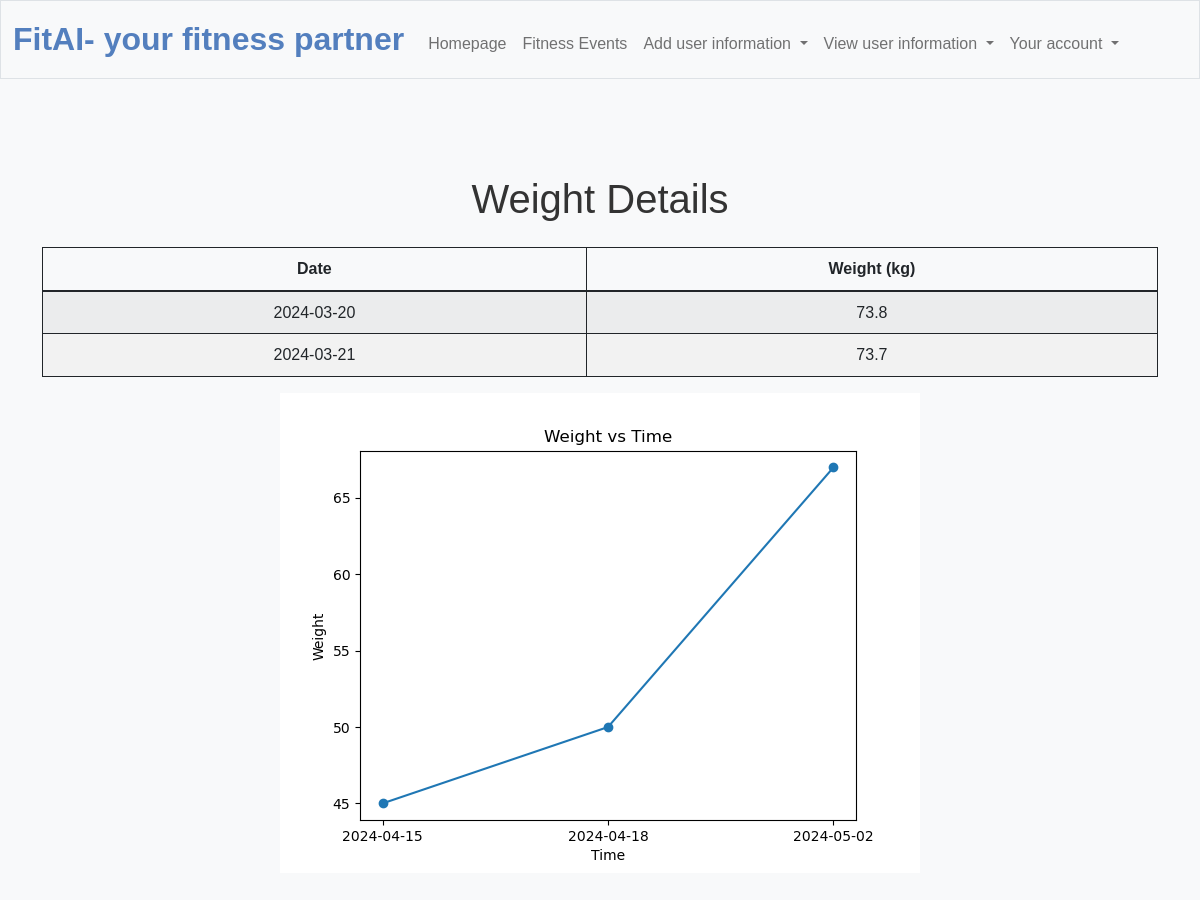
Before: /view_weights (signed in) with the older database file.
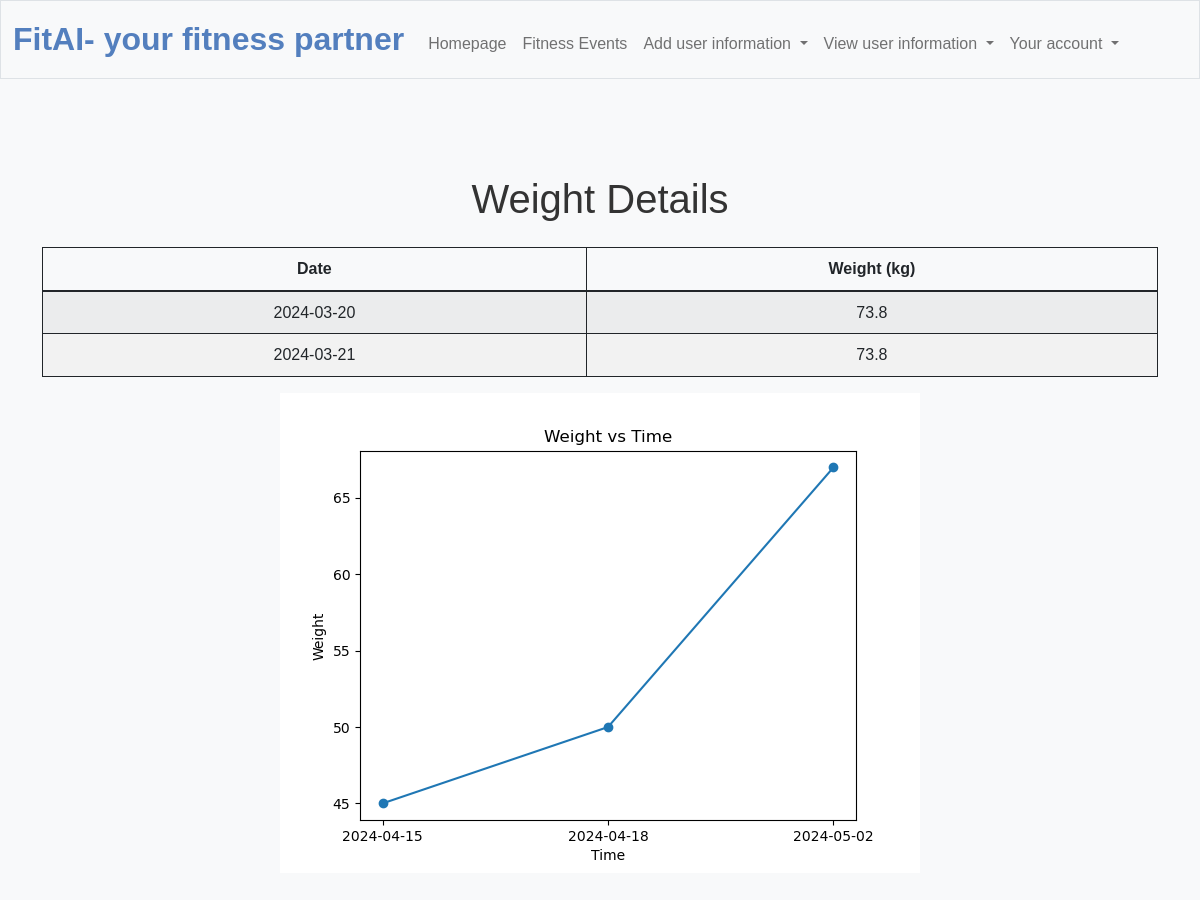
After: the same page with the newer database file.
### tables this page shows
CREATE TABLE weight_details (
    id INTEGER PRIMARY KEY AUTOINCREMENT,
    user_id INTEGER,
    weight DECIMAL(12,2),
    date_log TEXT,
    FOREIGN KEY (user_id) REFERENCES user(id)
);

### app.py (the view)
@app.route("/view_weights")
@login_required
def view_weights():
    weight_details = db.execute("SELECT * FROM weight_details WHERE user_id = ? ORDER BY date_log ASC", session["user_id"])
    x1 = list(db.execute("SELECT date_log FROM weight_details WHERE user_id = ? ORDER BY date_log ASC", session["user_id"]))
    y1 = list(db.execute("SELECT weight FROM weight_details WHERE user_id = ? ORDER BY date_log ASC", session["user_id"]))
    x1 = [date['date_log'] for date in x1]
    y1 = [cal['weight'] for cal in y1]
    print (x1)
    print (y1)
    plt.figure()
    plt.plot(x1, y1, marker='o', linestyle='-')  # 'o' marker for data points, '-' linestyle for lines
    plt.xlabel('Time')
    plt.ylabel('Weight')
    plt.title('Weight vs Time')
    current_directory = os.getcwd()
    plot_file_path = os.path.join(current_directory,"static",'plot_weight.png')
    file_path = plot_file_path  # Specify the path to your file
    if os.path.exists(file_path):
        os.remove(file_path)
        print(f"The file '{file_path}' has been deleted.")
    else:
        print(f"The file '{file_path}' does not exist.")
    plt.savefig(plot_file_path)
    return render_template("view_weights.html", weight_details=weight_details,plot_file_path=plot_file_path)

### app.py (called while the page is built)
@app.after_request
def after_request(response):
    response.headers["Cache-Control"] = "no-cache, no-store, must-revalidate"
    response.headers["Expires"] = 0
    response.headers["Pragma"] = "no-cache"
    return response

### helpers.py (called while the page is built)
def login_required(f):
    @wraps(f)
    def decorated_function(*args, **kwargs):
        if session.get("user_id") is None:
            return redirect("/login")
        return f(*args, **kwargs)
    return decorated_function

### templates/view_weights.html (shortened to what this page needs)
{% extends "layout.html" %}
{% block main %}
<div class="container mt-5">
    <h1 class="text-center mb-4">Weight Details</h1>
    <table class="table table-striped">
        <thead>
            <tr>
                <th>Date</th>
                <th>Weight (kg)</th>
            </tr>
        </thead>
        <tbody>
            {% for detail in weight_details %}
            <tr>
                <td>{{ detail.date_log }}</td>
                <td>{{ detail.weight }}</td>
            </tr>
            {% endfor %}
        </tbody>
    </table>
    <img src="{{ url_for('static', filename='plot_weight.png') }}" alt="Plot">
</div>
{% endblock %}

Changed rows visible on the page:
changed weight_details (number 2 of 2 on the later page): weight "73.7" → "73.8"
